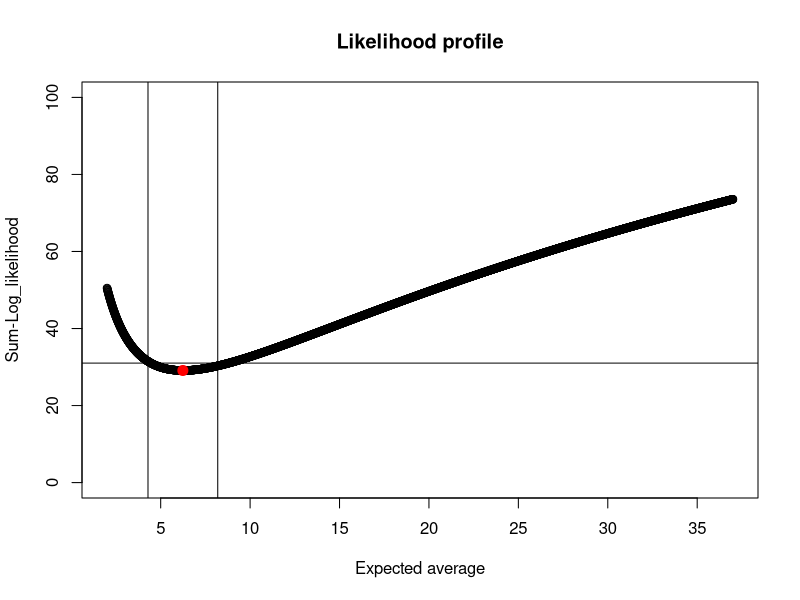

R code for this plot: (Note: this script raises an error after producing the figure.)
rm(list=ls(all=TRUE))

data <- c(10, 7 ,9, 8, 6, 3 , 2, 6, 7, 4, 6, 7) #Eliecer DATA

#usage: Have to define the range to assess the parameter, in this case MEAN, for example
#lowerlimit = -5, and upperlimit = 30 (range in which the mean can be found); precision
#means the variation in the differences between averages, eg. precision = 0.01. Expected mean,
#implies the mean to start to search for the best expected mean, and dispersion referres to
#the dispersion parameter in the negativebinomial distribution.
#
# eg.
# average_MLE(-5, 30, 0.01, 7,5) # FOR E. Diaz data


average_MLE <- function(lowerlimit, upperlimit, precision, expected_mean, dispersion) {
  
    x <- seq(lowerlimit, upperlimit, precision)
    Expe_means <- expected_mean + x
    dispersion <- dispersion
    ncol = length(x) + 1
    Prob_success <- (dispersion/(dispersion + Expe_means))
    matriz <- matrix(0, nrow = length(data) + 3, ncol = ncol)
    
    matriz[3:14, 1] <- data
    matriz[1, 2:ncol] <- Expe_means
    matriz[2, 2:ncol] <- dispersion/(dispersion + Expe_means) #Prob_success
    
    
    for (j in 3:14){
        for (i in 1: (ncol - 1)){
            matriz[3:14, i + 1] <- log(dnbinom(data, size = dispersion, matriz[2, i + 1]))
        }
    }
    for (i in 1:length(x)){matriz[15, 1 + i] <- sum(matriz[3: 14, 1 + i])*-1}

    print(c("MLE = "));
    print((min(matriz[15,2:ncol]))) # y-axis
    min_index <- match(min(matriz[15,2:ncol]), matriz[15,2:ncol]) #index
    print(c("Expected average = "));
    print(min(matriz[1,min_index])) # x-axis
    
    plot(matriz[1, 2:ncol], matriz[15, 2:ncol], ylim = c(0, 100), xlab ="Expected average",
         ylab ="Sum-Log_likelihood", main = "Likelihood profile")
    points(x = min(matriz[1,min_index]), y = min(matriz[15,2:ncol]), col = "red", pch=20, cex= 2)
    abline(h = min(matriz[15,2:ncol]) + 1.92, b = F)
    abline(v = min(matriz[1,min_index]) + 1.95, b = F)
    abline(v = min(matriz[1,min_index]) - 1.95, b = F)
    #coords <- locator(type="l") # add lines / localizer
}

#Answers and plot
average_MLE(-5, 30, 0.01, 7, 5)

#EXPECTED MEAN OF BIRDS = 6.24 calculated using MLE = 29.10372
#The confidence about the uncertainty of population density, there is some overdispersion or overestimation on the transects with large amount of birds
# and some underdispersion or underestimation of birds in the transects with low number of birds


average_MLE(lowerlimit, upperlimit, precision, expected_mean, dispersion)
